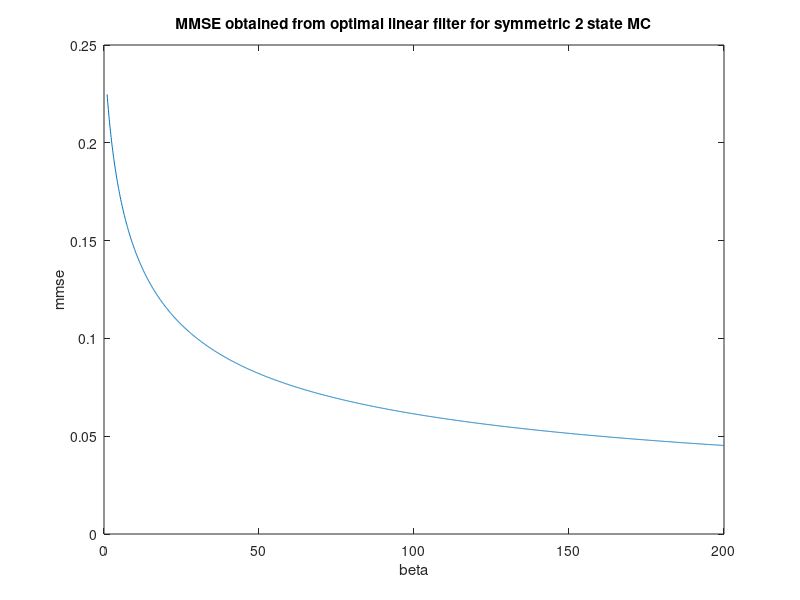

Write the MATLAB code that produced this figure.
% Included calculation of steasy state mmse

% Calculation of linear MMSE for on-off modulated light
clear all
clc
close all

% Set main parameters
k = 1/2000;
beta = 1:0.1:200;
alpha = k*beta;

% Initialise storage variables
y = zeros(size(alpha));
mmse_inf = y;
t = 10000;

% Loop across parameters and calculate trajectory of covariance function y
for j = 1:length(alpha)
    a = 2*alpha(j)*k;
    b = 4*k;
    c = 1 + (b^2)/(4*a);
    d = b/(2*a);
    G = atanh(sqrt(a/c)*(1/(4*k) + d));
    y(j) = sqrt(c/a)*tanh(sqrt(c/a)*a*t + G) - d;
    mmse_inf(j) = k*(sqrt(c/a) - d);
end

% Obtain normalised mmse and the mmse for the rate process
mmse = k*y;
mmse_lam = (alpha.*alpha).*mmse;

% Plot results across beta
figure;
plot(beta, mmse);
xlabel('beta');
ylabel('mmse');
title('MMSE obtained from optimal linear filter for symmetric 2 state MC');